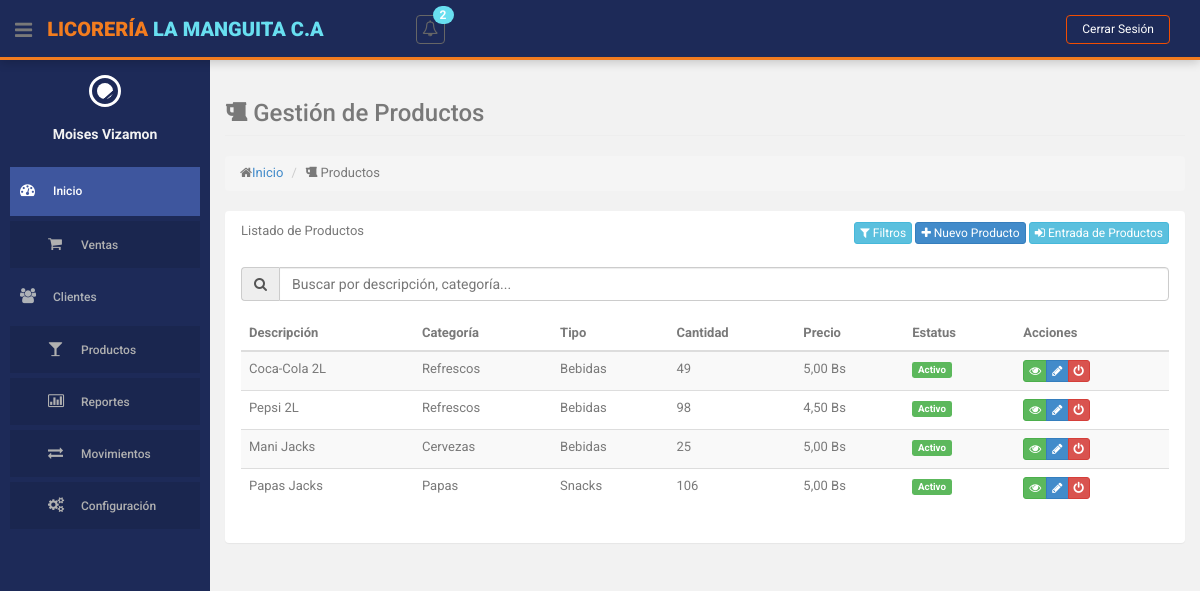
The page /index.php?action=productos (signed in) on the database its author committed.
### tables this page shows
CREATE TABLE `producto` (
  `id` int(10) NOT NULL,
  `descripcion` varchar(255) NOT NULL,
  `cantidad` int(255) NOT NULL,
  `precio` decimal(10,2) NOT NULL,
  `id_categoria` int(11) NOT NULL,
  `id_estatus` int(11) NOT NULL
);

CREATE TABLE `categorias` (
  `id` int(11) NOT NULL,
  `nombre` varchar(255) NOT NULL,
  `id_tipo_categoria` int(11) NOT NULL,
  `id_estatus` int(11) NOT NULL
);

CREATE TABLE `tipos_categoria` (
  `id` int(11) NOT NULL,
  `nombre` varchar(255) NOT NULL,
  `id_estatus` int(11) NOT NULL DEFAULT 1
);

CREATE TABLE `estatus` (
  `id` int(11) NOT NULL,
  `nombre` varchar(50) NOT NULL
);

### controllers/ProductoController.php (called while the page is built, shortened)
<?php
class ProductoController
{
    private $model;
    public function __construct()
    {
        require_once ROOT_PATH . 'models/ProductoModel.php';
        $this->model = new ProductoModel();
    }
    public function index()
    {
        $productos = $this->model->obtenerTodosProductos(false);
        $categorias = $this->model->obtenerCategorias();
        $this->loadView('productos/index', [
            'productos' => $productos,
            'categorias' => $categorias
        ]);
    }
    private function loadView($view, $data = [])
    {
        extract($data);
        require ROOT_PATH . 'views/layouts/header.php';
        require ROOT_PATH . 'views/layouts/sidebar.php';
        require ROOT_PATH . 'views/' . $view . '.php';
        require ROOT_PATH . 'views/layouts/footer.php';
    }
}

### models/ProductoModel.php (called while the page is built, shortened)
<?php
class ProductoModel
{
    private $db;
    public function __construct()
    {
        require_once ROOT_PATH . 'config/database.php';
        $database = new Database();
        $this->db = $database->getConnection();
    }
    public function obtenerTodosProductos($soloActivos = true)
    {
        $query = "SELECT p.*, c.nombre as categoria, e.nombre as estatus, tc.nombre as tipo_categoria
              FROM producto p
              JOIN categorias c ON p.id_categoria = c.id
              JOIN estatus e ON p.id_estatus = e.id
              JOIN tipos_categoria tc ON c.id_tipo_categoria = tc.id";
        $stmt = $this->db->prepare($query);
        $stmt->execute();
        return $stmt->fetchAll(PDO::FETCH_ASSOC);
    }
}

### config/database.php (called while the page is built, shortened)
<?php
class Database {
    private $host = 'localhost';
    private $db_name = 'licoreria';
    private $username = 'root';
    private $password = '';
    public function getConnection() {
        $this->conn = null;
        try {
            $this->conn = new PDO(
                "mysql:host=" . $this->host . ";dbname=" . $this->db_name,
                $this->username,
                $this->password
            );
            $this->conn->exec("set names utf8");
            $this->conn->setAttribute(PDO::ATTR_ERRMODE, PDO::ERRMODE_EXCEPTION);
        } catch(PDOException $exception) {
            echo "Error de conexión: " . $exception->getMessage();
        }
        return $this->conn;
    }
}
?>

### views/productos/index.php (the view, shortened to what this page needs)
<section id="main-content">
    <section class="wrapper">
        <div class="row">
            <div class="col-lg-12">
                <h3 class="page-header"><i class="fa fa-beer"></i> Gestión de Productos</h3>
                <ol class="breadcrumb">
                    <li><i class="fa fa-home"></i><a href="<?php echo BASE_URL; ?>">Inicio</a></li>
                    <li><i class="fa fa-beer"></i> Productos</li>
                </ol>
            </div>
        </div>
        <div class="row">
            <div class="col-lg-12">
                <section class="panel">
                    <header class="panel-heading">
                        Listado de Productos
                        <div class="pull-right">
                            <button class="btn btn-info btn-xs" data-toggle="modal" data-target="#filtrosModal">
                                <i class="fa fa-filter"></i> Filtros
                            </button>
                            <?php if ($_SESSION['user_rol'] != 2): ?>
                            <a href="<?php echo BASE_URL; ?>index.php?action=productos&method=crear" class="btn btn-primary btn-xs">
                                <i class="fa fa-plus"></i> Nuevo Producto
                            </a>
                            <a href="<?= BASE_URL ?>index.php?action=productos&method=registrarEntrada" class="btn btn-info btn-xs">
                                <i class="fa fa-sign-in"></i> Entrada de Productos
                            </a>
                            <?php endif; ?>
                        </div>
                    </header>
                    <div class="panel-body">
                        <div class="form-group">
                            <div class="input-group">
                                <span class="input-group-addon"><i class="fa fa-search"></i></span>
                                <input type="text" id="busqueda" class="form-control" placeholder="Buscar por descripción, categoría...">
                            </div>
                        </div>
                        <table id="tablaProductos" class="table table-striped table-advance table-hover">
                            <thead>
                                <tr>
                                    <th>Descripción</th>
                                    <th>Categoría</th>
                                    <th>Tipo</th>
                                    <th>Cantidad</th>
                                    <th>Precio</th>
                                    <th>Estatus</th>
                                    <th>Acciones</th>
                                </tr>
                            </thead>
                            <tbody>
                                <?php foreach ($productos as $producto): ?>
                                    <tr>
                                        <td><?= htmlspecialchars($producto['descripcion']); ?></td>
                                        <td><?= $producto['categoria']; ?></td>
                                        <td><?= $producto['tipo_categoria']; ?></td>
                                        <td><?= $producto['cantidad']; ?></td>
                                        <td><?= number_format($producto['precio'], 2, ',', '.'); ?> Bs</td>
                                        <td>
                                            <span class="label label-<?= $producto['estatus'] == 'Activo' ? 'success' : 'danger'; ?>">
                                                <?= $producto['estatus']; ?>
                                            </span>
                                        </td>
                                        <td>
                                            <div class="btn-group">
                                                <a href="<?= BASE_URL ?>index.php?action=productos&method=mostrar&id=<?= $producto['id']; ?>"
                                                    class="btn btn-success btn-xs" title="Ver">
                                                    <i class="fa fa-eye"></i>
                                                </a>
                                                <?php if ($_SESSION['user_rol'] != 2): ?>
                                                <a href="<?= BASE_URL ?>index.php?action=productos&method=editar&id=<?= $producto['id']; ?>"
                                                    class="btn btn-primary btn-xs" title="Editar">
                                                    <i class="fa fa-pencil"></i>
                                                </a>
                                                <button onclick="cambiarEstado(<?= $producto['id']; ?>, '<?= $producto['estatus']; ?>')"
                                                    class="btn btn-<?= $producto['id_estatus'] == 1 ? 'danger' : 'success'; ?> btn-xs"
                                                    title="<?= $producto['id_estatus'] == 1 ? 'Desactivar' : 'Activar'; ?>">
                                                    <i class="fa fa-power-off"></i>
                                                </button>
                                                <?php endif; ?>
                                            </div>
                                        </td>
                                    </tr>
                                <?php endforeach; ?>
                            </tbody>
                        </table>
                    </div>
                </section>
            </div>
        </div>
    </section>
</section>

### assets/css/style.css (style rules this page uses)
body { color: #797979; background: #f2f2f2; font-family: 'Ruda', sans-serif; padding: 0px !important; margin: 0px !important; font-size:13px; }
a, a:hover, a:focus { text-decoration: none; outline: none; }
#main-content { margin-left: 210px; }
.wrapper { display: inline-block; margin-top: 60px; padding-left: 15px; padding-right: 15px; padding-bottom: 15px; padding-top: 0px; width: 100%; }

### views/layouts/header.php (style rules this page uses)
body { font-family: 'Roboto', sans-serif; }
.btn, button, input[type="submit"] { transition: background-color 0.3s ease, transform 0.2s ease; }

### rows shown on the page
producto: descripcion "Coca-Cola 2L", id_categoria.nombre "Refrescos", tipos_categoria.nombre "Bebidas", cantidad "49", precio "5,00", id_estatus.nombre "Activo"
producto: descripcion "Pepsi 2L", id_categoria.nombre "Refrescos", tipos_categoria.nombre "Bebidas", cantidad "98", precio "4,50", id_estatus.nombre "Activo"
producto: descripcion "Mani Jacks", id_categoria.nombre "Cervezas", tipos_categoria.nombre "Bebidas", cantidad "25", precio "5,00", id_estatus.nombre "Activo"
producto: descripcion "Papas Jacks", id_categoria.nombre "Papas", tipos_categoria.nombre "Snacks", cantidad "106", precio "5,00", id_estatus.nombre "Activo"

### other values the page prints
$totalNotificaciones "2"
$_SESSION['user_nombre'] "Moises Vizamon"
